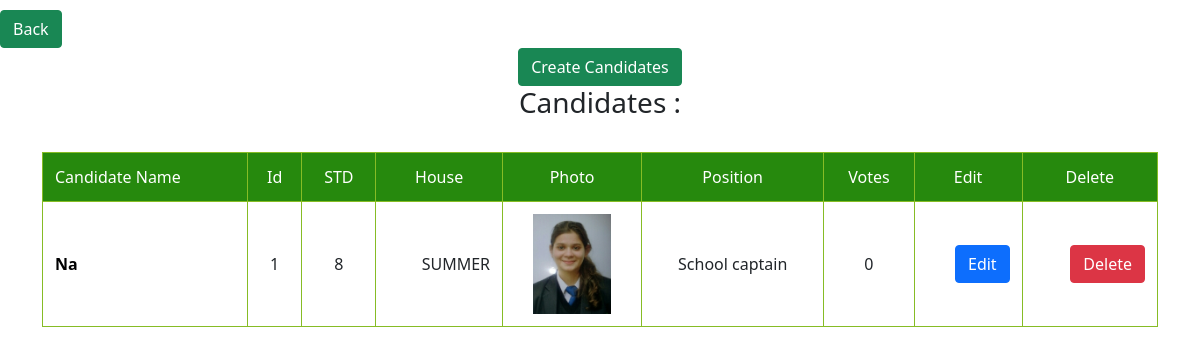
The app's page /admin/candidates (signed in) with its own data.
### tables this page shows
CREATE TABLE candidates (
	            id INTEGER PRIMARY KEY,
	            name TEXT NOT NULL,
	            STD TEXT NOT NULL,
                House TEXT NOT NULL,
                Photo TEXT NOT NULL,
                Position INTEGER NOT NULL,
                Votes INTEGER NOT NULL
                );

CREATE TABLE positions (
	            id INTEGER PRIMARY KEY,
	            name TEXT NOT NULL,
	            wcs TEXT NOT NULL
                );

### main.py (the view)
@app.route('/admin/candidates')
def candidates():
    if not session.get("login"):
        return redirect("/admin/login")
    cursor = conn.cursor()
    cursor.execute(f"SELECT * from candidates")
    record = cursor.fetchall()
    print(record)
    cursor.execute(f"SELECT * FROM positions")
    recordpos = cursor.fetchall()
    new_r = []
    for i in recordpos:
        for u,j in enumerate(record):
            print(j, u)
            if i[0] == j[5]:
                j = list(j)
                j[5] = i[1]
                new_r.append(tuple(j))
    print(new_r)
    return render_template('candidates.html', tm=new_r)

### templates/candidates.html (shortened to what this page needs)
<!DOCTYPE html>
<html lang="en">
<head>
    <link rel="stylesheet" href="{{ url_for('static', filename='table.css')}}">
    <link rel="stylesheet" href="{{ url_for('static', filename='bootstrap.min.css') }}">
</head>
<body>
    <div class="buttonss" style="padding-top: 10px">
        <a href="../admin"><button type="button" class="btn btn-success">Back</button></a>
    </div>
    <center>
        <a href="candidates/create"><button type="button" class="btn btn-success">Create Candidates</button></a>
        <h3>Candidates :</h3>
    </center>
    <div class="container">
  <table class="responsive-table">
    <thead>
      <tr>
        <th scope="col">Candidate Name</th>
        <th scope="col">Id</th>
        <th scope="col">STD</th>
        <th scope="col">House</th>
        <th scope="col">Photo</th>
        <th scope="col">Position</th>
        <th scope="col">Votes</th>
        <th scope="col">Edit</th>
        <th scope="col">Delete</th>
      </tr>
    </thead>
    <tbody>
        {% for item in tm %}
      <tr>
        <th scope="row">{{item[1]}}</th>
        <td data-title="Id">{{item[0]}}</td>
        <td data-title="STD">{{item[2]}}</td>
        <td data-title="House" data-type="currency">{{item[3]}}</td>
        <td><img src="{{ url_for('static', filename='pics/' + item[4] )}}" alt="{{item[4]}}" height="100px"></td>
        <td>{{item[5]}}</td>
        <td>{{item[6]}}</td>
        <td data-title="Edit" data-type="currency"><a href="candidates/edit/{{item[0]}}"><button type="button" class="btn btn-primary" >Edit</button></a></td>
        <td data-title="Delete" data-type="currency"><a href="candidates/delete/{{item[0]}}"><button type="button" class="btn btn-danger">Delete</button></a></td>
      </tr>
      {% endfor %}
    </tbody>
  </table>
</div>
</body>
</html>

### static/table.css (style rules this page uses)
html { box-sizing: border-box; }
*, *:before, *:after { box-sizing: inherit; }
body { font-family: system-ui, -apple-system, BlinkMacSystemFont, "Avenir Next", "Avenir", "Segoe UI", "Lucida Grande", "Helvetica Neue", "Helvetica", "Fira Sans", "Roboto", "Noto", "Droid Sans", "Cantarell", "Oxygen", "Ubuntu", "Franklin Gothic Medium", "Century Gothic", "Liberation Sans", sans-serif; color: rgba(0, 0, 0, 0.87); }
a { color: #26890d; }
.container { margin: 5% 3%; }
@media (min-width: 48em) { .container { margin: 2%; } }
@media (min-width: 75em) { .container { margin: 2em auto; max-width: 75em; } }
.responsive-table { width: 100%; margin-bottom: 1.5em; border-spacing: 0; }
@media (min-width: 48em) { .responsive-table { font-size: 0.9em; } }
@media (min-width: 62em) { .responsive-table { font-size: 1em; } }
.responsive-table thead { position: absolute; clip: rect(1px 1px 1px 1px); padding: 0; border: 0; height: 1px; width: 1px; overflow: hidden; }
@media (min-width: 48em) { .responsive-table thead { position: relative; clip: auto; height: auto; width: auto; overflow: auto; } }
.responsive-table thead th { background-color: #26890d; border: 1px solid #86bc25; font-weight: normal; text-align: center; color: white; }
.responsive-table thead th:first-of-type { text-align: left; }
.responsive-table tbody, .responsive-table tr, .responsive-table th, .responsive-table td { display: block; padding: 0; text-align: left; white-space: normal; }
@media (min-width: 48em) { .responsive-table tr { display: table-row; } }
.responsive-table th, .responsive-table td { padding: 0.5em; vertical-align: middle; }
@media (min-width: 30em) { .responsive-table th, .responsive-table td { padding: 0.75em 0.5em; } }
@media (min-width: 48em) { .responsive-table th, .responsive-table td { display: table-cell; padding: 0.5em; } }
@media (min-width: 62em) { .responsive-table th, .responsive-table td { padding: 0.75em 0.5em; } }
@media (min-width: 75em) { .responsive-table th, .responsive-table td { padding: 0.75em; } }
@media (min-width: 48em) { .responsive-table tbody { display: table-row-group; } }
.responsive-table tbody tr { margin-bottom: 1em; }
@media (min-width: 48em) { .responsive-table tbody tr { display: table-row; border-width: 1px; } }
.responsive-table tbody tr:last-of-type { margin-bottom: 0; }
.responsive-table tbody th[scope=row] { background-color: #26890d; color: white; }
@media (min-width: 30em) { .responsive-table tbody th[scope=row] { border-left: 1px solid #86bc25; border-bottom: 1px solid #86bc25; } }
@media (min-width: 48em) { .responsive-table tbody th[scope=row] { background-color: transparent; color: #000001; text-align: left; } }
.responsive-table tbody td { text-align: right; }
@media (min-width: 48em) { .responsive-table tbody td { border-left: 1px solid #86bc25; border-bottom: 1px solid #86bc25; text-align: center; } }
@media (min-width: 48em) { .responsive-table tbody td:last-of-type { border-right: 1px solid #86bc25; } }
.responsive-table tbody td[data-type=currency] { text-align: right; }
.responsive-table tbody td[data-title]:before { content: attr(data-title); float: left; font-size: 0.8em; color: rgba(0, 0, 0, 0.54); }
@media (min-width: 30em) { .responsive-table tbody td[data-title]:before { font-size: 0.9em; } }
@media (min-width: 48em) { .responsive-table tbody td[data-title]:before { content: none; } }

### records on screen
candidates: name "Na", item "1", STD "8", House "SUMMER", Photo (picture), name "School captain", Votes "0"
